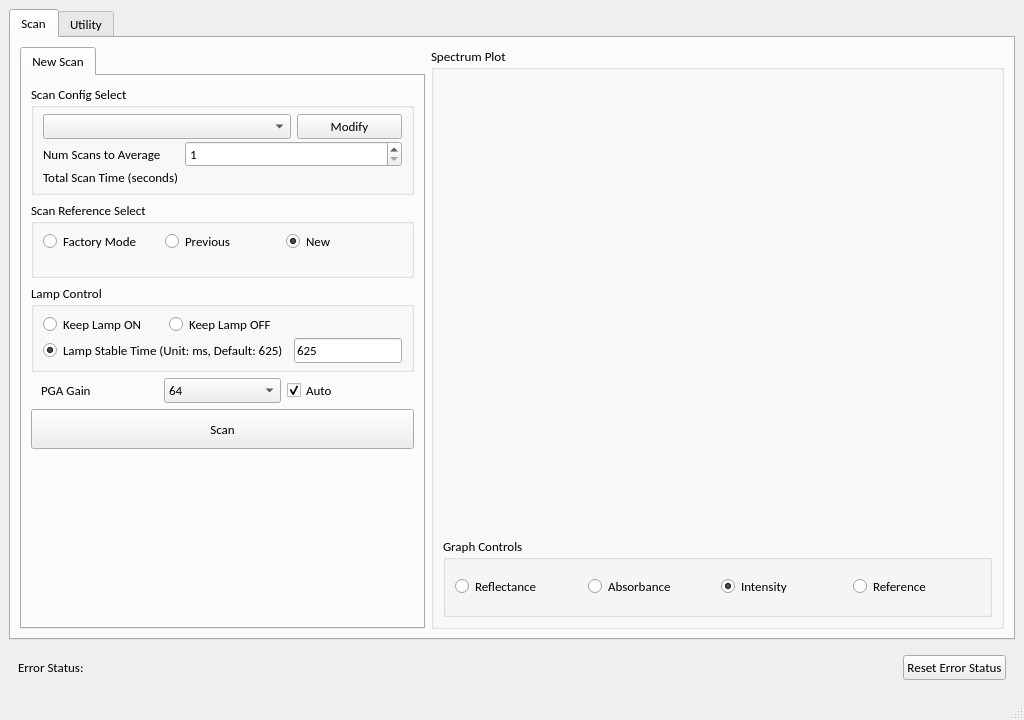
<?xml version="1.0" encoding="UTF-8"?>
<ui version="4.0">
 <class>MainWindow</class>
 <widget class="QMainWindow" name="MainWindow">
  <property name="geometry">
   <rect>
    <x>0</x>
    <y>0</y>
    <width>1024</width>
    <height>720</height>
   </rect>
  </property>
  <property name="font">
   <font>
    <family>Calibri</family>
    <pointsize>10</pointsize>
   </font>
  </property>
  <property name="windowTitle">
   <string>MainWindow</string>
  </property>
  <widget class="QWidget" name="centralwidget">
   <layout class="QVBoxLayout" name="verticalLayout_3">
    <item>
     <widget class="QTabWidget" name="tabWidget">
      <property name="currentIndex">
       <number>0</number>
      </property>
      <widget class="QWidget" name="tab_Scan">
       <attribute name="title">
        <string>Scan</string>
       </attribute>
       <layout class="QHBoxLayout" name="horizontalLayout">
        <item>
         <widget class="QTabWidget" name="tabWidget_ScanSetting">
          <property name="sizePolicy">
           <sizepolicy hsizetype="Maximum" vsizetype="Expanding">
            <horstretch>0</horstretch>
            <verstretch>0</verstretch>
           </sizepolicy>
          </property>
          <property name="maximumSize">
           <size>
            <width>450</width>
            <height>16777215</height>
           </size>
          </property>
          <property name="currentIndex">
           <number>0</number>
          </property>
          <widget class="QWidget" name="tab_6">
           <property name="sizePolicy">
            <sizepolicy hsizetype="Minimum" vsizetype="Minimum">
             <horstretch>1</horstretch>
             <verstretch>1</verstretch>
            </sizepolicy>
           </property>
           <property name="minimumSize">
            <size>
             <width>325</width>
             <height>545</height>
            </size>
           </property>
           <attribute name="title">
            <string>New Scan</string>
           </attribute>
           <layout class="QVBoxLayout" name="verticalLayout_2">
            <item>
             <widget class="QGroupBox" name="groupBox_scan_controls">
              <property name="title">
               <string>Scan Config Select</string>
              </property>
              <layout class="QGridLayout" name="gridLayout_36">
               <property name="topMargin">
                <number>6</number>
               </property>
               <property name="bottomMargin">
                <number>6</number>
               </property>
               <property name="verticalSpacing">
                <number>2</number>
               </property>
               <item row="0" column="2">
                <widget class="QPushButton" name="pushButton_edit_scan_config">
                 <property name="text">
                  <string>Modify</string>
                 </property>
                </widget>
               </item>
               <item row="3" column="0">
                <widget class="QLabel" name="label_scan_time">
                 <property name="text">
                  <string>Total Scan Time (seconds)</string>
                 </property>
                </widget>
               </item>
               <item row="2" column="0">
                <widget class="QLabel" name="label_num_repeat">
                 <property name="text">
                  <string>Num Scans to Average</string>
                 </property>
                </widget>
               </item>
               <item row="0" column="0" colspan="2">
                <widget class="QComboBox" name="comboBox_scanID">
                 <property name="currentIndex">
                  <number>-1</number>
                 </property>
                </widget>
               </item>
               <item row="3" column="1" colspan="2">
                <widget class="QLabel" name="label_scan_time_val">
                 <property name="text">
                  <string/>
                 </property>
                </widget>
               </item>
               <item row="2" column="1" colspan="2">
                <widget class="QSpinBox" name="spinBox_numRepeat">
                 <property name="minimum">
                  <number>1</number>
                 </property>
                </widget>
               </item>
              </layout>
             </widget>
            </item>
            <item>
             <widget class="QGroupBox" name="groupBox_ref_controls">
              <property name="title">
               <string>Scan Reference Select</string>
              </property>
              <layout class="QGridLayout" name="gridLayout_37">
               <property name="topMargin">
                <number>6</number>
               </property>
               <property name="bottomMargin">
                <number>6</number>
               </property>
               <property name="verticalSpacing">
                <number>2</number>
               </property>
               <item row="0" column="0">
                <widget class="QRadioButton" name="radioButton_ref_factory">
                 <property name="text">
                  <string>Factory Mode</string>
                 </property>
                 <property name="checked">
                  <bool>false</bool>
                 </property>
                </widget>
               </item>
               <item row="0" column="1">
                <widget class="QRadioButton" name="radioButton_ref_prev">
                 <property name="text">
                  <string>Previous</string>
                 </property>
                </widget>
               </item>
               <item row="0" column="2">
                <widget class="QRadioButton" name="radioButton_ref_new">
                 <property name="text">
                  <string>New</string>
                 </property>
                 <property name="checked">
                  <bool>true</bool>
                 </property>
                </widget>
               </item>
               <item row="1" column="0" colspan="3">
                <widget class="QLabel" name="label_ref_timestamp">
                 <property name="text">
                  <string/>
                 </property>
                </widget>
               </item>
              </layout>
             </widget>
            </item>
            <item>
             <widget class="QGroupBox" name="groupBox_lampControl">
              <property name="title">
               <string>Lamp Control</string>
              </property>
              <layout class="QGridLayout" name="gridLayout_38">
               <property name="topMargin">
                <number>6</number>
               </property>
               <property name="bottomMargin">
                <number>6</number>
               </property>
               <property name="verticalSpacing">
                <number>2</number>
               </property>
               <item row="1" column="2">
                <widget class="QLineEdit" name="lineEdit_lamp_stable_time">
                 <property name="enabled">
                  <bool>true</bool>
                 </property>
                 <property name="text">
                  <string>625</string>
                 </property>
                 <property name="cursorPosition">
                  <number>3</number>
                 </property>
                 <property name="dragEnabled">
                  <bool>false</bool>
                 </property>
                 <property name="readOnly">
                  <bool>false</bool>
                 </property>
                 <property name="clearButtonEnabled">
                  <bool>false</bool>
                 </property>
                </widget>
               </item>
               <item row="0" column="1">
                <widget class="QRadioButton" name="radioButton_always_off">
                 <property name="text">
                  <string>Keep Lamp OFF</string>
                 </property>
                </widget>
               </item>
               <item row="0" column="0">
                <widget class="QRadioButton" name="radioButton_always_on">
                 <property name="text">
                  <string>Keep Lamp ON</string>
                 </property>
                </widget>
               </item>
               <item row="1" column="0" colspan="2">
                <widget class="QRadioButton" name="radioButton_Lamp_Stable_Time">
                 <property name="text">
                  <string>Lamp Stable Time (Unit: ms, Default: 625)</string>
                 </property>
                 <property name="checked">
                  <bool>true</bool>
                 </property>
                </widget>
               </item>
              </layout>
             </widget>
            </item>
            <item>
             <layout class="QGridLayout" name="gridLayout_21">
              <property name="leftMargin">
               <number>10</number>
              </property>
              <property name="rightMargin">
               <number>10</number>
              </property>
              <item row="0" column="0">
               <widget class="QLabel" name="label_pga_gain">
                <property name="text">
                 <string>PGA Gain</string>
                </property>
               </widget>
              </item>
              <item row="0" column="1">
               <widget class="QComboBox" name="comboBox_pga_gain">
                <property name="currentText">
                 <string notr="true">64</string>
                </property>
                <item>
                 <property name="text">
                  <string notr="true">64</string>
                 </property>
                </item>
                <item>
                 <property name="text">
                  <string notr="true">32</string>
                 </property>
                </item>
                <item>
                 <property name="text">
                  <string notr="true">16</string>
                 </property>
                </item>
                <item>
                 <property name="text">
                  <string notr="true">8</string>
                 </property>
                </item>
                <item>
                 <property name="text">
                  <string notr="true">4</string>
                 </property>
                </item>
                <item>
                 <property name="text">
                  <string notr="true">2</string>
                 </property>
                </item>
                <item>
                 <property name="text">
                  <string notr="true">1</string>
                 </property>
                </item>
               </widget>
              </item>
              <item row="0" column="2">
               <widget class="QCheckBox" name="checkBox_AutoPGA">
                <property name="text">
                 <string>Auto</string>
                </property>
                <property name="checked">
                 <bool>true</bool>
                </property>
               </widget>
              </item>
             </layout>
            </item>
            <item>
             <widget class="QPushButton" name="pushButton_scan">
              <property name="sizePolicy">
               <sizepolicy hsizetype="Minimum" vsizetype="Fixed">
                <horstretch>0</horstretch>
                <verstretch>0</verstretch>
               </sizepolicy>
              </property>
              <property name="minimumSize">
               <size>
                <width>289</width>
                <height>40</height>
               </size>
              </property>
              <property name="text">
               <string>Scan</string>
              </property>
              <property name="checkable">
               <bool>false</bool>
              </property>
             </widget>
            </item>
            <item>
             <widget class="QLabel" name="label_SavedFile">
              <property name="text">
               <string/>
              </property>
              <property name="wordWrap">
               <bool>true</bool>
              </property>
             </widget>
            </item>
            <item>
             <spacer name="verticalSpacer_2">
              <property name="orientation">
               <enum>Qt::Vertical</enum>
              </property>
              <property name="sizeHint" stdset="0">
               <size>
                <width>20</width>
                <height>111</height>
               </size>
              </property>
             </spacer>
            </item>
           </layout>
          </widget>
         </widget>
        </item>
        <item>
         <widget class="QGroupBox" name="groupBox_5">
          <property name="sizePolicy">
           <sizepolicy hsizetype="Expanding" vsizetype="Preferred">
            <horstretch>0</horstretch>
            <verstretch>0</verstretch>
           </sizepolicy>
          </property>
          <property name="title">
           <string>Spectrum Plot</string>
          </property>
          <layout class="QVBoxLayout" name="verticalLayout">
           <item>
            <widget class="QWidget" name="widget_plot" native="true"/>
           </item>
           <item>
            <widget class="QGroupBox" name="groupBox_8">
             <property name="maximumSize">
              <size>
               <width>16777215</width>
               <height>80</height>
              </size>
             </property>
             <property name="title">
              <string>Graph Controls</string>
             </property>
             <layout class="QHBoxLayout" name="horizontalLayout_11">
              <item>
               <widget class="QRadioButton" name="radioButton_Reflectance">
                <property name="text">
                 <string>Reflectance</string>
                </property>
               </widget>
              </item>
              <item>
               <widget class="QRadioButton" name="radioButton_Absorbance">
                <property name="text">
                 <string>Absorbance</string>
                </property>
                <property name="checked">
                 <bool>false</bool>
                </property>
               </widget>
              </item>
              <item>
               <widget class="QRadioButton" name="radioButton_Intensity">
                <property name="text">
                 <string>Intensity</string>
                </property>
                <property name="checked">
                 <bool>true</bool>
                </property>
               </widget>
              </item>
              <item>
               <widget class="QRadioButton" name="radioButton_Reference">
                <property name="text">
                 <string>Reference</string>
                </property>
               </widget>
              </item>
             </layout>
            </widget>
           </item>
          </layout>
         </widget>
        </item>
       </layout>
      </widget>
      <widget class="QWidget" name="tab_Utility">
       <attribute name="title">
        <string>Utility</string>
       </attribute>
       <layout class="QGridLayout" name="gridLayout_10">
        <item row="0" column="0">
         <widget class="QGroupBox" name="groupBox_modelname">
          <property name="title">
           <string>Model Name</string>
          </property>
          <layout class="QGridLayout" name="gridLayout_23">
           <property name="topMargin">
            <number>6</number>
           </property>
           <property name="bottomMargin">
            <number>6</number>
           </property>
           <property name="verticalSpacing">
            <number>4</number>
           </property>
           <item row="1" column="1">
            <widget class="QPushButton" name="pushButton_GetModelName_utl">
             <property name="text">
              <string>Get</string>
             </property>
            </widget>
           </item>
           <item row="0" column="0" colspan="2">
            <widget class="QLineEdit" name="lineEdit_ModelName_utl"/>
           </item>
          </layout>
         </widget>
        </item>
        <item row="0" column="1">
         <widget class="QGroupBox" name="groupBox_Serial_Number">
          <property name="title">
           <string>Device Serial Number</string>
          </property>
          <layout class="QGridLayout" name="gridLayout_22">
           <property name="topMargin">
            <number>6</number>
           </property>
           <property name="bottomMargin">
            <number>6</number>
           </property>
           <property name="verticalSpacing">
            <number>4</number>
           </property>
           <item row="0" column="0" colspan="2">
            <widget class="QLineEdit" name="lineEdit_SerNumber_utl"/>
           </item>
           <item row="1" column="1">
            <widget class="QPushButton" name="pushButton_GetSerNumber_utl">
             <property name="text">
              <string>Get</string>
             </property>
            </widget>
           </item>
          </layout>
         </widget>
        </item>
        <item row="0" column="2" rowspan="2" colspan="2">
         <widget class="QGroupBox" name="groupBox_3">
          <property name="title">
           <string>Device &amp; Reference</string>
          </property>
          <layout class="QGridLayout" name="gridLayout_12">
           <item row="0" column="1">
            <widget class="QWidget" name="widget_3" native="true">
             <layout class="QGridLayout" name="gridLayout_6">
              <item row="1" column="0">
               <widget class="QPushButton" name="pushButton_ResetSys">
                <property name="text">
                 <string>Reset</string>
                </property>
               </widget>
              </item>
              <item row="0" column="0">
               <widget class="QLabel" name="label_35">
                <property name="text">
                 <string>Reset System</string>
                </property>
                <property name="alignment">
                 <set>Qt::AlignCenter</set>
                </property>
               </widget>
              </item>
             </layout>
            </widget>
           </item>
           <item row="1" column="1">
            <widget class="QWidget" name="widget_4" native="true">
             <layout class="QGridLayout" name="gridLayout_5">
              <item row="1" column="0">
               <widget class="QLabel" name="label_31">
                <property name="text">
                 <string>Replace Reference Data</string>
                </property>
                <property name="alignment">
                 <set>Qt::AlignCenter</set>
                </property>
               </widget>
              </item>
              <item row="3" column="0">
               <widget class="QPushButton" name="pushButton_ReplaceRef">
                <property name="text">
                 <string>Update</string>
                </property>
               </widget>
              </item>
             </layout>
            </widget>
           </item>
           <item row="1" column="2">
            <widget class="QWidget" name="widget_2" native="true">
             <layout class="QGridLayout" name="gridLayout_3">
              <item row="1" column="0">
               <widget class="QPushButton" name="pushButton_ResotreRef">
                <property name="text">
                 <string>Restore</string>
                </property>
               </widget>
              </item>
              <item row="0" column="0">
               <widget class="QLabel" name="label_2">
                <property name="text">
                 <string>Restore Factory Reference</string>
                </property>
                <property name="alignment">
                 <set>Qt::AlignCenter</set>
                </property>
               </widget>
              </item>
             </layout>
            </widget>
           </item>
           <item row="0" column="2">
            <widget class="QWidget" name="widget_5" native="true">
             <layout class="QGridLayout" name="gridLayout_11">
              <item row="0" column="0">
               <widget class="QLabel" name="label">
                <property name="text">
                 <string>Backup Factory Reference</string>
                </property>
                <property name="alignment">
                 <set>Qt::AlignCenter</set>
                </property>
               </widget>
              </item>
              <item row="1" column="0">
               <widget class="QPushButton" name="pushButton_BackUpRef">
                <property name="text">
                 <string>Backup</string>
                </property>
               </widget>
              </item>
             </layout>
            </widget>
           </item>
          </layout>
         </widget>
        </item>
        <item row="0" column="4" rowspan="3">
         <widget class="QGroupBox" name="groupBox_device_info">
          <property name="title">
           <string>Device Information</string>
          </property>
          <layout class="QGridLayout" name="gridLayout_17">
           <item row="0" column="0">
            <layout class="QGridLayout" name="gridLayout_2">
             <item row="6" column="0">
              <widget class="QLabel" name="label_14">
               <property name="text">
                <string>Serial Number</string>
               </property>
              </widget>
             </item>
             <item row="4" column="1">
              <widget class="QLabel" name="label_device_DBver">
               <property name="text">
                <string/>
               </property>
              </widget>
             </item>
             <item row="6" column="1">
              <widget class="QLabel" name="label_device_SerialNumber">
               <property name="text">
                <string/>
               </property>
              </widget>
             </item>
             <item row="4" column="0">
              <widget class="QLabel" name="label_12">
               <property name="text">
                <string>Detector Board Ver.</string>
               </property>
              </widget>
             </item>
             <item row="2" column="1">
              <widget class="QLabel" name="label_device_DLPCver">
               <property name="text">
                <string/>
               </property>
              </widget>
             </item>
             <item row="1" column="0">
              <widget class="QLabel" name="label_9">
               <property name="text">
                <string>Tiva SW Version</string>
               </property>
              </widget>
             </item>
             <item row="8" column="1">
              <widget class="QLabel" name="label_device_UUID">
               <property name="text">
                <string/>
               </property>
              </widget>
             </item>
             <item row="2" column="0">
              <widget class="QLabel" name="label_8">
               <property name="text">
                <string>DLPC Flash Version</string>
               </property>
              </widget>
             </item>
             <item row="3" column="0">
              <widget class="QLabel" name="label_11">
               <property name="text">
                <string>Main Board Ver.</string>
               </property>
              </widget>
             </item>
             <item row="5" column="1">
              <widget class="QLabel" name="label_device_ModelName">
               <property name="text">
                <string/>
               </property>
              </widget>
             </item>
             <item row="8" column="0">
              <widget class="QLabel" name="label_18">
               <property name="text">
                <string>Device UUID</string>
               </property>
              </widget>
             </item>
             <item row="0" column="1">
              <widget class="QLabel" name="label_device_GUIver">
               <property name="text">
                <string/>
               </property>
              </widget>
             </item>
             <item row="9" column="1">
              <widget class="QLabel" name="label_device_LampUsage">
               <property name="text">
                <string/>
               </property>
              </widget>
             </item>
             <item row="1" column="1">
              <widget class="QLabel" name="label_device_TivaSWver">
               <property name="text">
                <string/>
               </property>
              </widget>
             </item>
             <item row="7" column="0">
              <widget class="QLabel" name="label_15">
               <property name="text">
                <string>Manufacturing Ser.</string>
               </property>
              </widget>
             </item>
             <item row="5" column="0">
              <widget class="QLabel" name="label_13">
               <property name="text">
                <string>Model Name</string>
               </property>
              </widget>
             </item>
             <item row="7" column="1">
              <widget class="QLabel" name="label_device_ManufSer">
               <property name="text">
                <string/>
               </property>
              </widget>
             </item>
             <item row="9" column="0">
              <widget class="QLabel" name="label_16">
               <property name="text">
                <string>Lamp Usage</string>
               </property>
              </widget>
             </item>
             <item row="0" column="0">
              <widget class="QLabel" name="label_10">
               <property name="text">
                <string>GUI Version</string>
               </property>
              </widget>
             </item>
             <item row="3" column="1">
              <widget class="QLabel" name="label_device_MBver">
               <property name="text">
                <string/>
               </property>
              </widget>
             </item>
            </layout>
           </item>
          </layout>
         </widget>
        </item>
        <item row="1" column="0">
         <widget class="QGroupBox" name="groupBox_datetime">
          <property name="title">
           <string>Date and Time</string>
          </property>
          <property name="alignment">
           <set>Qt::AlignLeading|Qt::AlignLeft|Qt::AlignVCenter</set>
          </property>
          <layout class="QGridLayout" name="gridLayout_7">
           <property name="topMargin">
            <number>6</number>
           </property>
           <property name="bottomMargin">
            <number>6</number>
           </property>
           <property name="verticalSpacing">
            <number>4</number>
           </property>
           <item row="0" column="0" colspan="2">
            <widget class="QLineEdit" name="lineEdit_DateTime_utl"/>
           </item>
           <item row="1" column="1">
            <widget class="QPushButton" name="pushButton_GetDateTime">
             <property name="text">
              <string>Get</string>
             </property>
            </widget>
           </item>
           <item row="1" column="0">
            <widget class="QPushButton" name="pushButton_SyncDateTime">
             <property name="text">
              <string>Sync</string>
             </property>
            </widget>
           </item>
          </layout>
         </widget>
        </item>
        <item row="1" column="1">
         <widget class="QGroupBox" name="groupBox_lampusage">
          <property name="title">
           <string>Lamp Usage</string>
          </property>
          <layout class="QGridLayout" name="gridLayout">
           <item row="0" column="0" colspan="2">
            <widget class="QLineEdit" name="lineEdit_LampUsage_utl"/>
           </item>
           <item row="0" column="2">
            <widget class="QLabel" name="label_6">
             <property name="text">
              <string>(hr)</string>
             </property>
            </widget>
           </item>
           <item row="1" column="0">
            <widget class="QPushButton" name="pushButton_SetLampUsage">
             <property name="text">
              <string>Set</string>
             </property>
            </widget>
           </item>
           <item row="1" column="1" colspan="2">
            <widget class="QPushButton" name="pushButton_GetLampUsage">
             <property name="text">
              <string>Get</string>
             </property>
            </widget>
           </item>
          </layout>
         </widget>
        </item>
        <item row="2" column="0" rowspan="2" colspan="2">
         <widget class="QGroupBox" name="groupBox_sensors">
          <property name="title">
           <string>Sensors</string>
          </property>
          <layout class="QVBoxLayout" name="verticalLayout_8">
           <property name="spacing">
            <number>4</number>
           </property>
           <property name="topMargin">
            <number>6</number>
           </property>
           <property name="bottomMargin">
            <number>6</number>
           </property>
           <item>
            <layout class="QGridLayout" name="gridLayout_9">
             <item row="4" column="0">
              <widget class="QLabel" name="label_34">
               <property name="text">
                <string>Tiva Temp</string>
               </property>
              </widget>
             </item>
             <item row="3" column="1">
              <widget class="QLabel" name="label_hdc_temp">
               <property name="text">
                <string/>
               </property>
              </widget>
             </item>
             <item row="5" column="1">
              <widget class="QLabel" name="label_lamp_status">
               <property name="text">
                <string/>
               </property>
              </widget>
             </item>
             <item row="4" column="1">
              <widget class="QLabel" name="label_tiva_temp">
               <property name="text">
                <string/>
               </property>
              </widget>
             </item>
             <item row="3" column="0">
              <widget class="QLabel" name="label_33">
               <property name="text">
                <string>System Temp</string>
               </property>
              </widget>
             </item>
             <item row="2" column="1">
              <widget class="QLabel" name="label_hum">
               <property name="text">
                <string/>
               </property>
              </widget>
             </item>
             <item row="2" column="0">
              <widget class="QLabel" name="label_32">
               <property name="text">
                <string>System Humidity</string>
               </property>
              </widget>
             </item>
             <item row="6" column="0" colspan="2">
              <widget class="QPushButton" name="pushButton_readSensors">
               <property name="text">
                <string>Read</string>
               </property>
              </widget>
             </item>
             <item row="1" column="1">
              <widget class="QLabel" name="label_batt_volt">
               <property name="text">
                <string/>
               </property>
              </widget>
             </item>
             <item row="5" column="0">
              <widget class="QLabel" name="label_lamp">
               <property name="text">
                <string>Lamp Indicator</string>
               </property>
              </widget>
             </item>
             <item row="1" column="0">
              <widget class="QLabel" name="label_24">
               <property name="text">
                <string>Battery Capacity</string>
               </property>
              </widget>
             </item>
             <item row="0" column="0">
              <widget class="QLabel" name="label_4">
               <property name="text">
                <string>Battery Charger Status</string>
               </property>
              </widget>
             </item>
             <item row="0" column="1">
              <widget class="QLabel" name="label_batt_status">
               <property name="text">
                <string/>
               </property>
              </widget>
             </item>
            </layout>
           </item>
          </layout>
         </widget>
        </item>
        <item row="2" column="2" rowspan="2" colspan="2">
         <widget class="QGroupBox" name="groupBox_eeprom">
          <property name="title">
           <string>Calibration Coefficients</string>
          </property>
          <layout class="QGridLayout" name="gridLayout_4">
           <item row="0" column="0">
            <widget class="QLabel" name="label_pix2wave_coeff0">
             <property name="text">
              <string notr="true">Pix-Wave Coeff 0</string>
             </property>
            </widget>
           </item>
           <item row="1" column="0">
            <widget class="QLabel" name="label_pix2wave_coeff1">
             <property name="text">
              <string notr="true">Pix-Wave Coeff 1</string>
             </property>
            </widget>
           </item>
           <item row="2" column="0">
            <widget class="QLabel" name="label_pix2wave_coeff2">
             <property name="text">
              <string notr="true">Pix-Wave Coeff 2</string>
             </property>
            </widget>
           </item>
           <item row="3" column="0">
            <widget class="QLabel" name="label_shiftVect_coeff0">
             <property name="text">
              <string notr="true">Shift Vect Coeff 0</string>
             </property>
            </widget>
           </item>
           <item row="4" column="0">
            <widget class="QLabel" name="label_shiftVect_coeff1">
             <property name="text">
              <string notr="true">Shift Vect Coeff 1</string>
             </property>
            </widget>
           </item>
           <item row="5" column="0">
            <widget class="QLabel" name="label_shiftVect_coeff2">
             <property name="text">
              <string notr="true">Shift Vect Coeff 2</string>
             </property>
            </widget>
           </item>
           <item row="6" column="0">
            <widget class="QPushButton" name="pushButton_eeprom_restore_default">
             <property name="text">
              <string>Factory Default</string>
             </property>
            </widget>
           </item>
           <item row="6" column="1">
            <widget class="QPushButton" name="pushButton_eeprom_read">
             <property name="text">
              <string>Read Coeff</string>
             </property>
            </widget>
           </item>
           <item row="6" column="2">
            <widget class="QPushButton" name="pushButton_eeprom_write">
             <property name="text">
              <string>Write Coeff</string>
             </property>
            </widget>
           </item>
           <item row="0" column="1" colspan="2">
            <widget class="QLineEdit" name="lineEdit_pix2wave0">
             <property name="layoutDirection">
              <enum>Qt::LeftToRight</enum>
             </property>
             <property name="text">
              <string/>
             </property>
            </widget>
           </item>
           <item row="4" column="1" colspan="2">
            <widget class="QLineEdit" name="lineEdit_shiftVect1"/>
           </item>
           <item row="3" column="1" colspan="2">
            <widget class="QLineEdit" name="lineEdit_shiftVect0"/>
           </item>
           <item row="2" column="1" colspan="2">
            <widget class="QLineEdit" name="lineEdit_pix2wave2"/>
           </item>
           <item row="1" column="1" colspan="2">
            <widget class="QLineEdit" name="lineEdit_pix2wave1"/>
           </item>
           <item row="5" column="1" colspan="2">
            <widget class="QLineEdit" name="lineEdit_shiftVect2"/>
           </item>
          </layout>
         </widget>
        </item>
        <item row="3" column="4">
         <widget class="QGroupBox" name="groupBox_2">
          <property name="title">
           <string>Activation Key</string>
          </property>
          <layout class="QGridLayout" name="gridLayout_8">
           <item row="1" column="0">
            <widget class="QLabel" name="label_5">
             <property name="text">
              <string>Status</string>
             </property>
            </widget>
           </item>
           <item row="0" column="0">
            <widget class="QLabel" name="label_3">
             <property name="text">
              <string>Key</string>
             </property>
            </widget>
           </item>
           <item row="1" column="1">
            <widget class="QLabel" name="label_keyActive">
             <property name="text">
              <string>Actived!</string>
             </property>
            </widget>
           </item>
           <item row="0" column="2">
            <widget class="QPushButton" name="pushButton_set_ActivationKey">
             <property name="text">
              <string>Set</string>
             </property>
            </widget>
           </item>
           <item row="1" column="2">
            <widget class="QPushButton" name="pushButton_clear_ActivactionKey">
             <property name="text">
              <string>Clear</string>
             </property>
            </widget>
           </item>
           <item row="0" column="1">
            <widget class="QLineEdit" name="lineEdit_key_number"/>
           </item>
          </layout>
         </widget>
        </item>
        <item row="4" column="0" colspan="3">
         <widget class="QGroupBox" name="groupBox_TIVAFW">
          <property name="title">
           <string>TIVA Firmware Update</string>
          </property>
          <layout class="QGridLayout" name="gridLayout_15">
           <item row="0" column="0">
            <widget class="QLabel" name="label_25">
             <property name="sizePolicy">
              <sizepolicy hsizetype="Fixed" vsizetype="Preferred">
               <horstretch>0</horstretch>
               <verstretch>0</verstretch>
              </sizepolicy>
             </property>
             <property name="minimumSize">
              <size>
               <width>50</width>
               <height>0</height>
              </size>
             </property>
             <property name="text">
              <string>File name</string>
             </property>
            </widget>
           </item>
           <item row="0" column="1">
            <widget class="QLineEdit" name="lineEdit_tiva_fw_filename">
             <property name="minimumSize">
              <size>
               <width>240</width>
               <height>0</height>
              </size>
             </property>
            </widget>
           </item>
           <item row="0" column="2">
            <widget class="QPushButton" name="pushButton_tiva_fw_browse">
             <property name="sizePolicy">
              <sizepolicy hsizetype="Fixed" vsizetype="Fixed">
               <horstretch>0</horstretch>
               <verstretch>0</verstretch>
              </sizepolicy>
             </property>
             <property name="minimumSize">
              <size>
               <width>85</width>
               <height>0</height>
              </size>
             </property>
             <property name="text">
              <string>Browse</string>
             </property>
            </widget>
           </item>
           <item row="1" column="2">
            <widget class="QPushButton" name="pushButton_tiva_fw_usb_update">
             <property name="enabled">
              <bool>false</bool>
             </property>
             <property name="sizePolicy">
              <sizepolicy hsizetype="Fixed" vsizetype="Fixed">
               <horstretch>0</horstretch>
               <verstretch>0</verstretch>
              </sizepolicy>
             </property>
             <property name="minimumSize">
              <size>
               <width>85</width>
               <height>0</height>
              </size>
             </property>
             <property name="text">
              <string>Update</string>
             </property>
            </widget>
           </item>
          </layout>
         </widget>
        </item>
        <item row="4" column="3" colspan="2">
         <widget class="QGroupBox" name="groupBox_dlpc">
          <property name="title">
           <string>DLPC150 Firmware Update</string>
          </property>
          <layout class="QGridLayout" name="gridLayout_14">
           <item row="0" column="0">
            <widget class="QLabel" name="label_17">
             <property name="sizePolicy">
              <sizepolicy hsizetype="Fixed" vsizetype="Preferred">
               <horstretch>0</horstretch>
               <verstretch>0</verstretch>
              </sizepolicy>
             </property>
             <property name="minimumSize">
              <size>
               <width>50</width>
               <height>0</height>
              </size>
             </property>
             <property name="text">
              <string>File name</string>
             </property>
            </widget>
           </item>
           <item row="0" column="1">
            <widget class="QLineEdit" name="lineEdit_dlpc_fw_filename">
             <property name="minimumSize">
              <size>
               <width>240</width>
               <height>0</height>
              </size>
             </property>
            </widget>
           </item>
           <item row="0" column="2">
            <widget class="QPushButton" name="pushButton_dlpc_fw_browse">
             <property name="sizePolicy">
              <sizepolicy hsizetype="Fixed" vsizetype="Fixed">
               <horstretch>0</horstretch>
               <verstretch>0</verstretch>
              </sizepolicy>
             </property>
             <property name="minimumSize">
              <size>
               <width>85</width>
               <height>0</height>
              </size>
             </property>
             <property name="text">
              <string>Browse</string>
             </property>
            </widget>
           </item>
           <item row="1" column="2">
            <widget class="QPushButton" name="pushButton_dlpc_fw_update">
             <property name="enabled">
              <bool>false</bool>
             </property>
             <property name="sizePolicy">
              <sizepolicy hsizetype="Fixed" vsizetype="Fixed">
               <horstretch>0</horstretch>
               <verstretch>0</verstretch>
              </sizepolicy>
             </property>
             <property name="minimumSize">
              <size>
               <width>85</width>
               <height>0</height>
              </size>
             </property>
             <property name="text">
              <string>Update</string>
             </property>
            </widget>
           </item>
          </layout>
         </widget>
        </item>
       </layout>
      </widget>
     </widget>
    </item>
    <item>
     <widget class="QWidget" name="widget" native="true">
      <layout class="QGridLayout" name="gridLayout_16">
       <item row="0" column="1">
        <spacer name="horizontalSpacer_2">
         <property name="orientation">
          <enum>Qt::Horizontal</enum>
         </property>
         <property name="sizeHint" stdset="0">
          <size>
           <width>40</width>
           <height>20</height>
          </size>
         </property>
        </spacer>
       </item>
       <item row="0" column="2">
        <widget class="QPushButton" name="pushButton_ResetErr">
         <property name="text">
          <string>Reset Error Status</string>
         </property>
        </widget>
       </item>
       <item row="0" column="0">
        <widget class="QLabel" name="label_errStatus">
         <property name="text">
          <string>Error Status: </string>
         </property>
        </widget>
       </item>
      </layout>
     </widget>
    </item>
   </layout>
  </widget>
  <widget class="QStatusBar" name="statusbar"/>
 </widget>
 <resources/>
 <connections/>
</ui>
